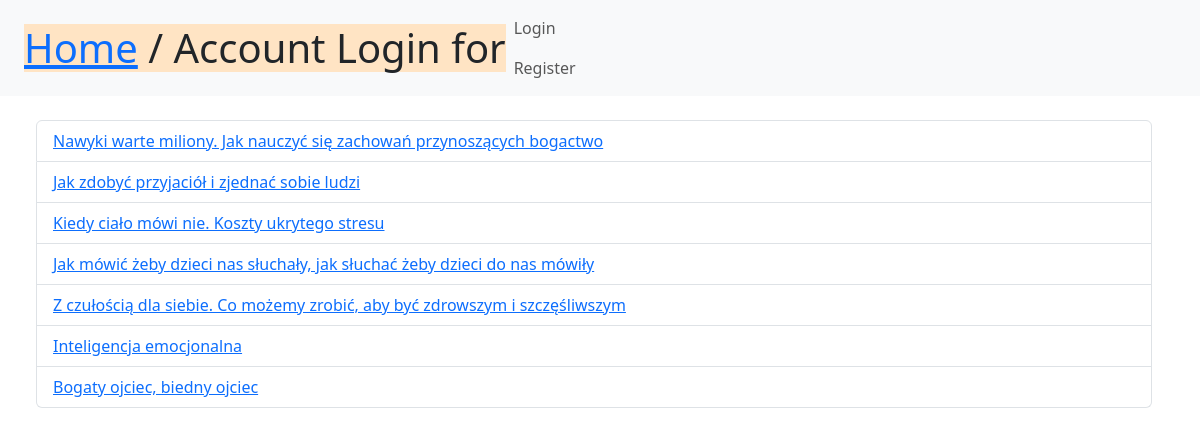
Screenshot of /audiobooks/ with the database file from the repository.
### media/models.py (models this page shows, shortened)
class Audiobook(models.Model):
    time = models.IntegerField()
    authors = models.ManyToManyField(Author, related_name="audiobooks")  # , related_name="audiobooks", through="Book"
    categories = models.ManyToManyField('Category')
    book = models.ForeignKey(Book, blank=False, null=True, on_delete=models.CASCADE)

class Book(models.Model):
    title = models.CharField(max_length=150)
    year = models.IntegerField(validators=[validate_year])
    authors = models.ManyToManyField(Author, related_name="books")
    categories = models.ManyToManyField(Category)
    relimg = models.ImageField(upload_to='profile_images', default='test.png')

### media/views.py (the view)
# urls.py: path('audiobooks/', AudiobooksView.as_view(), name='view_audiobooks'),
class AudiobooksView(View):
    def get(self, request):
        audiobuki = Audiobook.objects.all()
        return render(request, 'listy2audiobooks.html', {'audiobooks': audiobuki})

### media/templates/listy2audiobooks.html
{% extends 'base.html' %}
{% block content %}
    <ul class="list-group">
        {% for audiobook in audiobooks.all %}
        <div class="list-group-item"><a href="/audiobooks/{{ audiobook.id }}">
            {{audiobook.book.title}}
        </a></div>
        {% endfor %}
    </ul>
{% endblock %}

### rows the page displays
Audiobook: book "Nawyki warte miliony. Jak nauczyć się zachowań przynoszących bogactwo"
Audiobook: book "Jak zdobyć przyjaciół i zjednać sobie ludzi"
Audiobook: book "Kiedy ciało mówi nie. Koszty ukrytego stresu"
Audiobook: book "Jak mówić żeby dzieci nas słuchały, jak słuchać żeby dzieci do nas mówiły"
Audiobook: book "Z czułością dla siebie. Co możemy zrobić, aby być zdrowszym i szczęśliwszym"
Audiobook: book "Inteligencja emocjonalna"
Audiobook: book "Bogaty ojciec, biedny ojciec"
